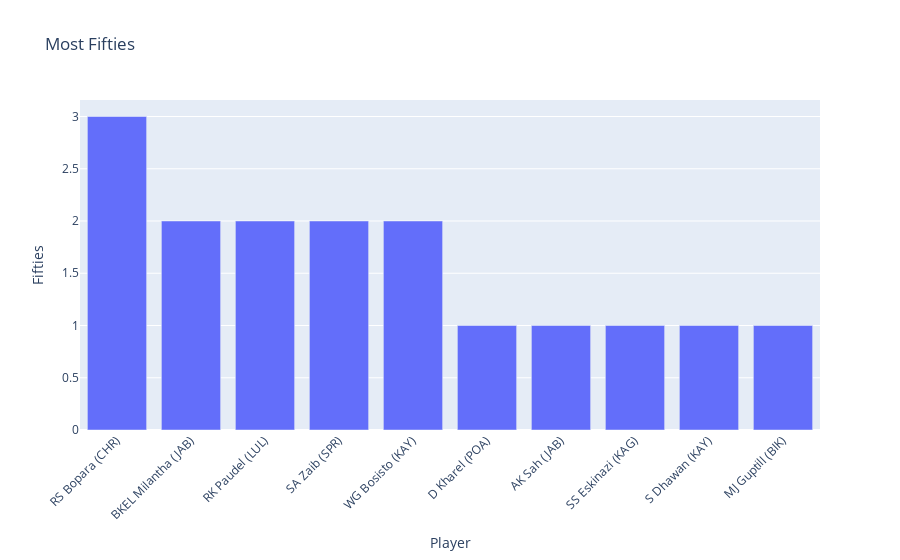

Notebook code cell kept with this figure:
### Code cell
fig_fifties = px.bar(top_fifties, x='player', y='fifties_scored', title='Most Fifties')
fig_fifties.update_layout(xaxis_title='Player', yaxis_title='Fifties', xaxis_tickangle=-45)
fig_fifties.show()

### Figure 1 — Plotly figure (JSON) as saved in the notebook; plotly's stock layout.template omitted (floating-point values rounded to 4 significant figures)
{"data": [{"alignmentgroup": "True", "hovertemplate": "player=%{x}<br>fifties_scored=%{y}<extra></extra>", "legendgroup": "", "marker": {"color": "#636efa", "pattern": {"shape": ""}}, "name": "", "offsetgroup": "", "orientation": "v", "showlegend": false, "textposition": "auto", "type": "bar", "x": ["RS Bopara (CHR)", "BKEL Milantha (JAB)", "RK Paudel (LUL)", "SA Zaib (SPR)", "WG Bosisto (KAY)", "D Kharel (POA)", "AK Sah (JAB)", "SS Eskinazi (KAG)", "S Dhawan (KAY)", "MJ Guptill (BIK)"], "xaxis": "x", "y": [3, 2, 2, 2, 2, 1, 1, 1, 1, 1], "yaxis": "y"}], "layout": {"barmode": "relative", "legend": {"tracegroupgap": 0}, "title": {"text": "Most Fifties"}, "xaxis": {"anchor": "y", "domain": [0, 1], "tickangle": -45, "title": {"text": "Player"}}, "yaxis": {"anchor": "x", "domain": [0, 1], "title": {"text": "Fifties"}}}}
